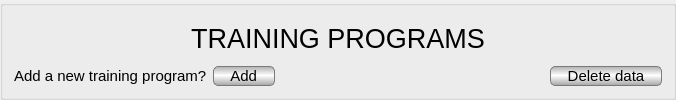
        <widget class="QGroupBox" name="trainProgBox">
         <property name="styleSheet">
          <string notr="true">QWidget#trainProgBox{
	border: 2px solid #4f5053;
}</string>
         </property>
         <property name="title">
          <string/>
         </property>
         <layout class="QGridLayout" name="gridLayout_11">
          <item row="0" column="0" colspan="4">
           <widget class="QLabel" name="label_42">
            <property name="font">
             <font>
              <family>Segoe UI</family>
              <pointsize>20</pointsize>
             </font>
            </property>
            <property name="text">
             <string>TRAINING PROGRAMS</string>
            </property>
            <property name="alignment">
             <set>Qt::AlignCenter</set>
            </property>
           </widget>
          </item>
          <item row="1" column="0" colspan="4">
           <layout class="QFormLayout" name="trainingProgramLayout"/>
          </item>
          <item row="2" column="0">
           <widget class="QLabel" name="newTrainingProgramLabel">
            <property name="font">
             <font>
              <family>Segoe UI</family>
              <pointsize>11</pointsize>
             </font>
            </property>
            <property name="text">
             <string>Add a new training program?</string>
            </property>
           </widget>
          </item>
          <item row="2" column="1">
           <widget class="QPushButton" name="addTrainingProgramB">
            <property name="font">
             <font>
              <family>Segoe UI</family>
              <pointsize>11</pointsize>
             </font>
            </property>
            <property name="styleSheet">
             <string notr="true">border: 1px solid #7a7a7a;
selection-color: qlineargradient(spread:reflect, x1:1, y1:1, x2:1, y2:0.469, stop:0 rgba(210, 210, 210, 255), stop:1 rgba(255, 255, 255, 255));
selection-background-color: qlineargradient(spread:reflect, x1:1, y1:1, x2:1, y2:0.469, stop:0 rgba(210, 210, 210, 255), stop:1 rgba(255, 255, 255, 255));
border-radius: 5px;
background-color: qlineargradient(spread:reflect, x1:1, y1:1, x2:1, y2:0.469, stop:0 rgba(165, 165, 165, 255), stop:1 rgba(255, 255, 255, 255));</string>
            </property>
            <property name="text">
             <string>    Add    </string>
            </property>
           </widget>
          </item>
          <item row="2" column="2">
           <spacer name="horizontalSpacer_9">
            <property name="orientation">
             <enum>Qt::Horizontal</enum>
            </property>
            <property name="sizeHint" stdset="0">
             <size>
              <width>263</width>
              <height>20</height>
             </size>
            </property>
           </spacer>
          </item>
          <item row="2" column="3">
           <widget class="QPushButton" name="deleteTrainingProgramB">
            <property name="font">
             <font>
              <family>Segoe UI</family>
              <pointsize>11</pointsize>
             </font>
            </property>
            <property name="styleSheet">
             <string notr="true">border: 1px solid #7a7a7a;
selection-background-color: qlineargradient(spread:reflect, x1:1, y1:1, x2:1, y2:0.469, stop:0 rgba(210, 210, 210, 255), stop:1 rgba(255, 255, 255, 255));
border-radius: 5px;
background-color: qlineargradient(spread:reflect, x1:1, y1:1, x2:1, y2:0.469, stop:0 rgba(165, 165, 165, 255), stop:1 rgba(255, 255, 255, 255));
selection-color: qlineargradient(spread:reflect, x1:1, y1:1, x2:1, y2:0.469, stop:0 rgba(210, 210, 210, 255), stop:1 rgba(255, 255, 255, 255));</string>
            </property>
            <property name="text">
             <string>    Delete data    </string>
            </property>
           </widget>
          </item>
         </layout>
        </widget>
